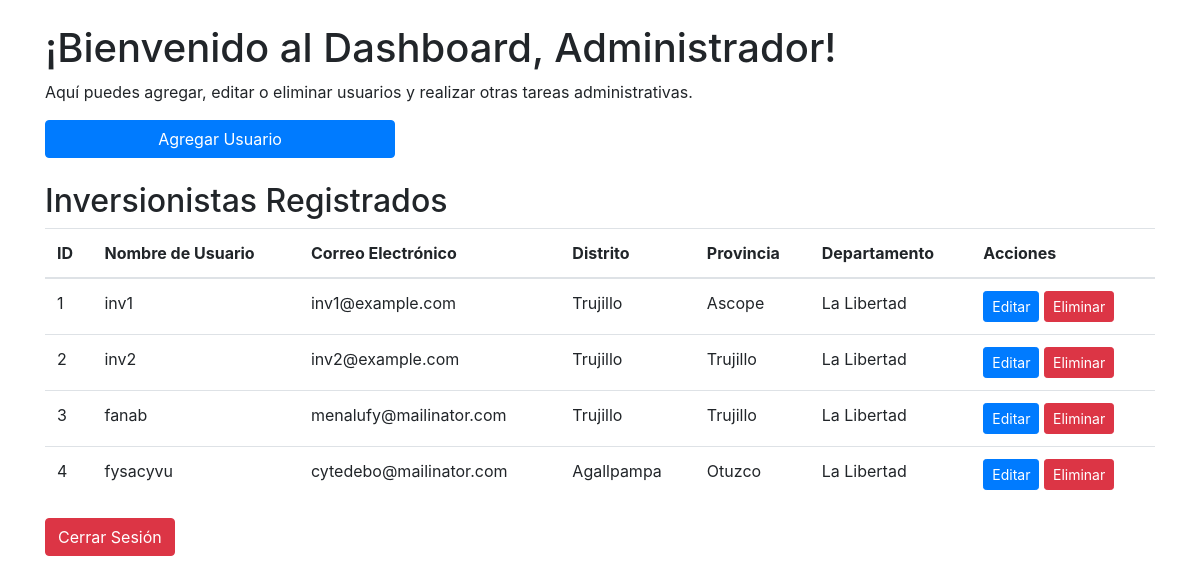
The page /dashboard_admin.php (signed in) on the database its author committed.
### tables this page shows
CREATE TABLE `inversionista` (
  `investor_id` int(11) NOT NULL,
  `admin_id` int(11) DEFAULT NULL,
  `district_id` int(11) NOT NULL,
  `province_id` int(11) NOT NULL,
  `department_id` int(11) NOT NULL,
  `username` varchar(50) NOT NULL,
  `password` varchar(50) NOT NULL,
  `email` varchar(100) NOT NULL
);

CREATE TABLE `distrito` (
  `district_id` int(11) NOT NULL,
  `district_name` varchar(100) NOT NULL,
  `province_id` int(11) DEFAULT NULL
);

CREATE TABLE `provincia` (
  `province_id` int(11) NOT NULL,
  `province_name` varchar(100) NOT NULL,
  `department_id` int(11) DEFAULT NULL
);

CREATE TABLE `departamento` (
  `department_id` int(11) NOT NULL,
  `department_name` varchar(100) NOT NULL
);

### dashboard_admin.php (the view, shortened to what this page needs)
<?php
include('db.php');
$query = "SELECT * FROM inversionista WHERE admin_id = ?";
$stmt = $conn->prepare($query);
$stmt->bind_param("i", $_SESSION['admin_id']);
$stmt->execute();
$result = $stmt->get_result();
function obtenerNombreDistrito($conn, $district_id)
{
    $query = "SELECT district_name FROM distrito WHERE district_id = ?";
    $stmt = $conn->prepare($query);
    $stmt->bind_param("i", $district_id);
    $stmt->execute();
    $result = $stmt->get_result();
    $row = $result->fetch_assoc();
    return $row['district_name'];
}
function obtenerNombreProvincia($conn, $province_id)
{
    $query = "SELECT province_name FROM provincia WHERE province_id = ?";
    $stmt = $conn->prepare($query);
    $stmt->bind_param("i", $province_id);
    $stmt->execute();
    $result = $stmt->get_result();
    $row = $result->fetch_assoc();
    return $row['province_name'];
}
function obtenerNombreDepartamento($conn, $department_id)
{
    $query = "SELECT department_name FROM departamento WHERE department_id = ?";
    $stmt = $conn->prepare($query);
    $stmt->bind_param("i", $department_id);
    $stmt->execute();
    $result = $stmt->get_result();
    $row = $result->fetch_assoc();
    return $row['department_name'];
}
$inversionistas = $result->fetch_all(MYSQLI_ASSOC);
?>
<!DOCTYPE html>
<html lang="es">
<head>
    <link rel="stylesheet" href="https://stackpath.bootstrapcdn.com/bootstrap/4.5.2/css/bootstrap.min.css">
</head>
<body>
    <div class="container mt-4">
        <h1>¡Bienvenido al Dashboard, Administrador!</h1>
        <p>Aquí puedes agregar, editar o eliminar usuarios y realizar otras tareas administrativas.</p>
        <div class="row mb-4">
            <div class="col-md-4">
                <a href="administradorRegister.php" class="btn btn-primary btn-block">Agregar Usuario</a>
            </div>
        </div>
        <div class="row">
            <div class="col-md-12 center-table">
                <h2>Inversionistas Registrados</h2>
                <table class="table">
                    <thead>
                        <tr>
                            <th scope="col">ID</th>
                            <th scope="col">Nombre de Usuario</th>
                            <th scope="col">Correo Electrónico</th>
                            <th scope="col">Distrito</th>
                            <th scope="col">Provincia</th>
                            <th scope="col">Departamento</th>
                            <th scope="col">Acciones</th>
                        </tr>
                    </thead>
                    <tbody>
                        <?php foreach ($inversionistas as $inversionista) : ?>
                            <tr>
                                <td><?php echo $inversionista['investor_id']; ?></td>
                                <td><?php echo $inversionista['username']; ?></td>
                                <td><?php echo $inversionista['email']; ?></td>
                                <td><?php echo obtenerNombreDistrito($conn, $inversionista['district_id']); ?></td>
                                <td><?php echo obtenerNombreProvincia($conn, $inversionista['province_id']); ?></td>
                                <td><?php echo obtenerNombreDepartamento($conn, $inversionista['department_id']); ?></td>
                                <td>
                                    <a href="#" onclick="obtenerInversionista('<?= $inversionista['investor_id']; ?>')" data-toggle="modal" data-target="#editarInservionista" class="btn btn-primary btn-sm">Editar</a>
                                    <a href="delete_user.php?id=<?php echo $inversionista['investor_id']; ?>" class="btn btn-danger btn-sm">Eliminar</a>
                                </td>
                            </tr>
                        <?php endforeach; ?>
                    </tbody>
                </table>
            </div>
        </div>
        <a href="logout.php" class="btn btn-danger">Cerrar Sesión</a>
    </div>
</body>
</html>

### dashboard_admin.php (style rules this page uses)
.center-table { margin: 0 auto; width: 80%; }

### rows shown on the page
inversionista: investor_id "1", username "inv1", email "inv1@example.com", district.district_name "Trujillo", province.province_name "Ascope", department.department_name "La Libertad"
inversionista: investor_id "2", username "inv2", email "inv2@example.com", district.district_name "Trujillo", province.province_name "Trujillo", department.department_name "La Libertad"
inversionista: investor_id "3", username "fanab", email "menalufy@mailinator.com", district.district_name "Trujillo", province.province_name "Trujillo", department.department_name "La Libertad"
inversionista: investor_id "4", username "fysacyvu", email "cytedebo@mailinator.com", district.district_name "Agallpampa", province.province_name "Otuzco", department.department_name "La Libertad"
